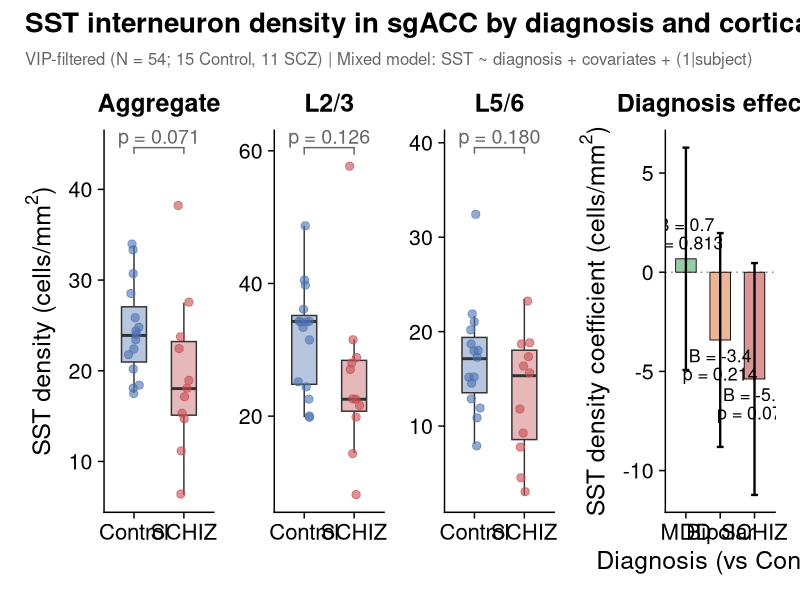
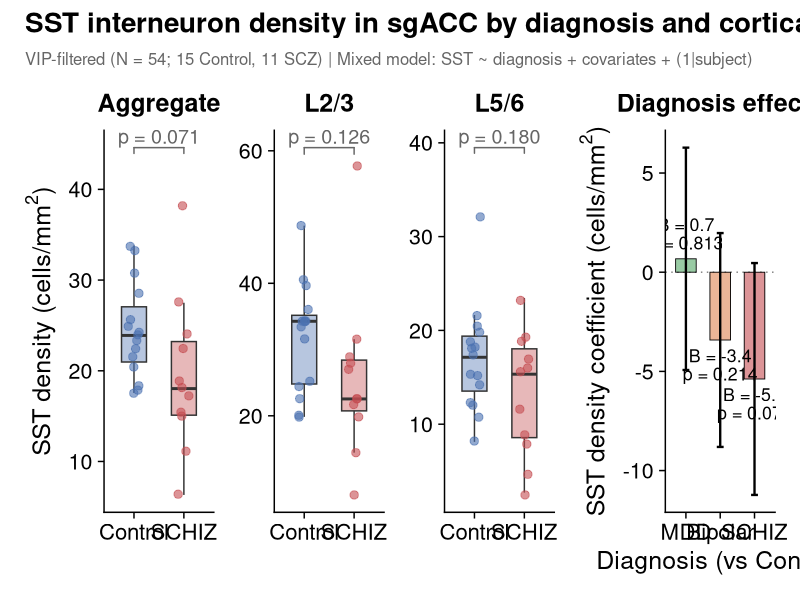

Write the R code that produced these figures, in order.
library(tidyverse)
library(cowplot)
library(ggsignif)
library(patchwork)

theme_set(theme_cowplot(font_size = 18))

diag_colors <- c(Control = "#4C72B0", SCHIZ = "#C44E52")

# ── Load data ──
# Single consolidated dataset — filter on vip_pass for primary analysis
df_all <- read_csv("../data/sst_analysis_data.csv", show_col_types = FALSE) %>%
  mutate(
    layer = factor(layer, levels = c("L2/3", "L5/6")),
    diagnosis = factor(diagnosis, levels = c("Control", "MDD", "Bipolar", "SCHIZ"))
  )

# Convert counts to density (cells/mm²)
# FOV = 333 x 333 µm = 0.110889 mm²
fov_area_mm2 <- 0.110889
df_all <- df_all %>% mutate(SST_density = SST / fov_area_mm2)

df_filt <- df_all %>% filter(vip_pass)
n_subj <- n_distinct(df_filt$subject)

# ── Control vs SCHIZ only ──
df_cs <- df_filt %>% filter(diagnosis %in% c("Control", "SCHIZ")) %>% droplevels()
n_ctrl <- n_distinct(df_cs$subject[df_cs$diagnosis == "Control"])
n_schiz <- n_distinct(df_cs$subject[df_cs$diagnosis == "SCHIZ"])

# Per-subject means
subj_means <- df_cs %>%
  group_by(subject, diagnosis) %>%
  summarise(SST_density = mean(SST_density, na.rm = TRUE), .groups = "drop")

subj_layer_means <- df_cs %>%
  group_by(subject, diagnosis, layer) %>%
  summarise(SST_density = mean(SST_density, na.rm = TRUE), .groups = "drop")

density_label <- bquote("SST density (cells/"*mm^2*")")

# ── Panel A: Aggregate ──
p_agg <- ggplot(subj_means, aes(x = diagnosis, y = SST_density, fill = diagnosis)) +
  geom_boxplot(alpha = 0.4, outlier.shape = NA, width = 0.5) +
  geom_jitter(aes(color = diagnosis), width = 0.12, size = 2.5, alpha = 0.6) +
  scale_fill_manual(values = diag_colors, guide = "none") +
  scale_color_manual(values = diag_colors, guide = "none") +
  geom_signif(
    comparisons = list(c("Control", "SCHIZ")),
    annotations = "p = 0.071",
    y_position = 43,
    tip_length = 0.02,
    textsize = 5,
    color = "grey40"
  ) +
  labs(
    x = NULL,
    y = density_label,
    title = "Aggregate"
  ) +
  theme(
    axis.text.x = element_text(size = 16),
    plot.title = element_text(size = 18, face = "bold", hjust = 0.5)
  )

# ── Panel B: L2/3 only ──
p_l23 <- ggplot(subj_layer_means %>% filter(layer == "L2/3"),
                aes(x = diagnosis, y = SST_density, fill = diagnosis)) +
  geom_boxplot(alpha = 0.4, outlier.shape = NA, width = 0.5) +
  geom_jitter(aes(color = diagnosis), width = 0.12, size = 2.5, alpha = 0.6) +
  scale_fill_manual(values = diag_colors, guide = "none") +
  scale_color_manual(values = diag_colors, guide = "none") +
  geom_signif(
    comparisons = list(c("Control", "SCHIZ")),
    annotations = "p = 0.126",
    y_position = 58,
    tip_length = 0.02,
    textsize = 5,
    color = "grey40"
  ) +
  labs(
    x = NULL,
    y = NULL,
    title = "L2/3"
  ) +
  theme(
    axis.text.x = element_text(size = 16),
    plot.title = element_text(size = 18, face = "bold", hjust = 0.5)
  )

# ── Panel C: L5/6 only ──
p_l56 <- ggplot(subj_layer_means %>% filter(layer == "L5/6"),
                aes(x = diagnosis, y = SST_density, fill = diagnosis)) +
  geom_boxplot(alpha = 0.4, outlier.shape = NA, width = 0.5) +
  geom_jitter(aes(color = diagnosis), width = 0.12, size = 2.5, alpha = 0.6) +
  scale_fill_manual(values = diag_colors, guide = "none") +
  scale_color_manual(values = diag_colors, guide = "none") +
  geom_signif(
    comparisons = list(c("Control", "SCHIZ")),
    annotations = "p = 0.180",
    y_position = 38,
    tip_length = 0.02,
    textsize = 5,
    color = "grey40"
  ) +
  labs(
    x = NULL,
    y = NULL,
    title = "L5/6"
  ) +
  theme(
    axis.text.x = element_text(size = 16),
    plot.title = element_text(size = 18, face = "bold", hjust = 0.5)
  )

# ── Panel D: Beta coefficients for all diagnoses (aggregate model) ──
# Betas are in count units; convert to density units
count_to_density <- 1 / fov_area_mm2  # ~9.018

coef_df <- tibble(
  diagnosis = factor(c("MDD", "Bipolar", "SCHIZ"), levels = c("MDD", "Bipolar", "SCHIZ")),
  beta = c(0.075, -0.379, -0.597) * count_to_density,
  p = c(0.813, 0.214, 0.071),
  se = abs(c(0.075, -0.379, -0.597) * count_to_density) / abs(qnorm(c(0.813, 0.214, 0.071) / 2))
)

coef_colors <- c(MDD = "#55A868", Bipolar = "#DD8452", SCHIZ = "#C44E52")

p_coef <- ggplot(coef_df, aes(x = diagnosis, y = beta, fill = diagnosis)) +
  geom_hline(yintercept = 0, linetype = "dotted", color = "grey50") +
  geom_col(alpha = 0.6, width = 0.6, color = "black", linewidth = 0.3) +
  geom_errorbar(aes(ymin = beta - 1.96 * se, ymax = beta + 1.96 * se),
                width = 0.2, linewidth = 0.8) +
  geom_text(aes(label = sprintf("B = %.1f\np = %.3f", beta, p)),
            vjust = ifelse(coef_df$beta < 0, 1.3, -0.3),
            size = 4.5, lineheight = 0.85) +
  scale_fill_manual(values = coef_colors, guide = "none") +
  labs(
    x = "Diagnosis (vs Control)",
    y = bquote("SST density coefficient (cells/"*mm^2*")"),
    title = "Diagnosis effects"
  ) +
  theme(
    axis.text.x = element_text(size = 16),
    plot.title = element_text(size = 18, face = "bold", hjust = 0.5)
  )

# ── Combine ──
p_combined <- (p_agg | p_l23 | p_l56 | p_coef) +
  plot_layout(widths = c(1, 1, 1, 1)) +
  plot_annotation(
    title = "SST interneuron density in sgACC by diagnosis and cortical layer",
    subtitle = sprintf("VIP-filtered (N = %d; %d Control, %d SCZ) | Mixed model: SST ~ diagnosis + covariates + (1|subject)",
                       n_subj, n_ctrl, n_schiz),
    theme = theme(
      plot.title = element_text(size = 20, face = "bold"),
      plot.subtitle = element_text(size = 12, color = "grey40")
    )
  )

ggsave("fig_main_result.png", p_combined, width = 20, height = 6, dpi = 150)
cat("Saved fig_main_result.png\n")

ggsave("fig_main_result.pdf", p_combined, width = 20, height = 6)
cat("Saved fig_main_result.pdf\n")
